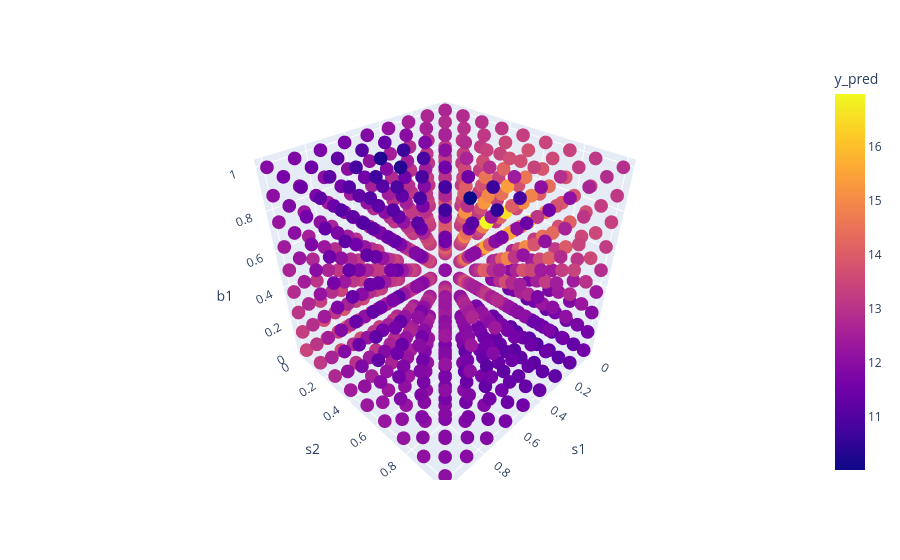

This figure's notebook cell:
### Markdown cell above
# Model Mk16

### Code cell
client = Client()
client = client.load_from_json_file("/Users/thomasdodd/Library/CloudStorage/OneDrive-MillfieldEnterprisesLimited/Cambridge/PhD/writing/papers/UoC_Paper1/Sandbox/Modelling/ModelMk16.json")
client.get_next_trials(max_trials=1)
n = 10
iCoords_arr = np.linspace(0,1,n-1)
jCoords_arr = np.linspace(0,1,n-1)
kCoords_arr = np.linspace(0,1,n-1)
ijkCoordsOld_lis = []
ijkCoords_lis = []
for i in iCoords_arr:
    for j in jCoords_arr:
        for k in kCoords_arr:
            ijkCoordsOld_lis.append([i,j,k])
            ijkCoords_lis.append({"s1":i,"s2":j,"b1":k})
y_pred = client.predict(ijkCoords_lis)
y_pred_lis = []
for i in y_pred:
    y_pred_lis.append(i["t1"][0])
ijkCoordsOld_arr = np.array(ijkCoordsOld_lis)
y_pred_arr = np.array(y_pred_lis)
df2 = pd.DataFrame({'s1': ijkCoordsOld_arr[:, 0],'s2': ijkCoordsOld_arr[:, 1],'b1': ijkCoordsOld_arr[:, 2], 'y_pred': y_pred_arr})

fig = px.scatter_3d(df2, x='s1', y='s2', z='b1', color='y_pred')
fig.show()

### Figure 1 — Plotly figure (JSON) as saved in the notebook; plotly's stock layout.template omitted (floating-point values rounded to 4 significant figures; data arrays with more than 128 entries replaced by an {"elided": "..."} marker saying what was removed)
{"data": [{"hovertemplate": "s1=%{x}<br>s2=%{y}<br>b1=%{z}<br>y_pred=%{marker.color}<extra></extra>", "legendgroup": "", "marker": {"color": {"elided": "729 float values"}, "coloraxis": "coloraxis", "symbol": "circle"}, "mode": "markers", "name": "", "scene": "scene", "showlegend": false, "type": "scatter3d", "x": {"elided": "729 float values"}, "y": {"elided": "729 float values"}, "z": {"elided": "729 float values"}}], "layout": {"coloraxis": {"colorbar": {"title": {"text": "y_pred"}}, "colorscale": [[0, "#0d0887"], [0.1111, "#46039f"], [0.2222, "#7201a8"], [0.3333, "#9c179e"], [0.4444, "#bd3786"], [0.5556, "#d8576b"], [0.6667, "#ed7953"], [0.7778, "#fb9f3a"], [0.8889, "#fdca26"], [1, "#f0f921"]]}, "legend": {"tracegroupgap": 0}, "margin": {"t": 60}, "scene": {"domain": {"x": [0, 1], "y": [0, 1]}, "xaxis": {"title": {"text": "s1"}}, "yaxis": {"title": {"text": "s2"}}, "zaxis": {"title": {"text": "b1"}}}}}
